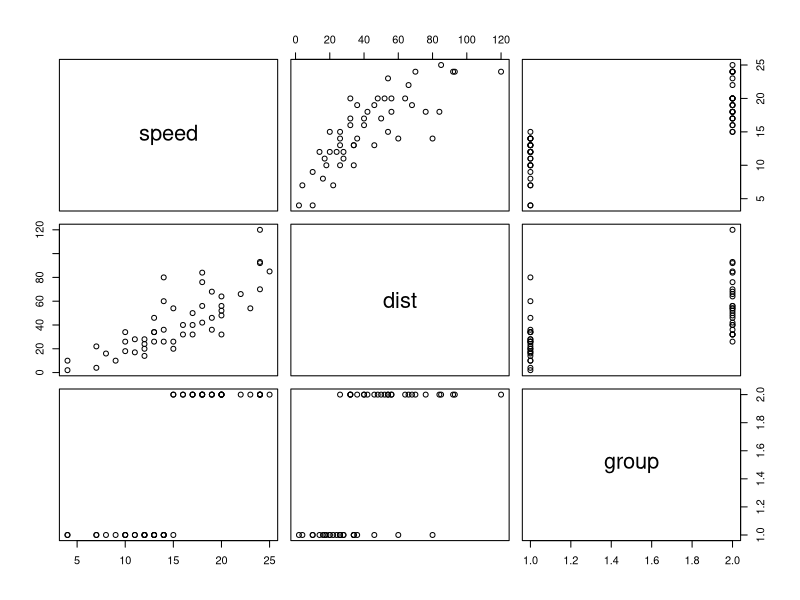
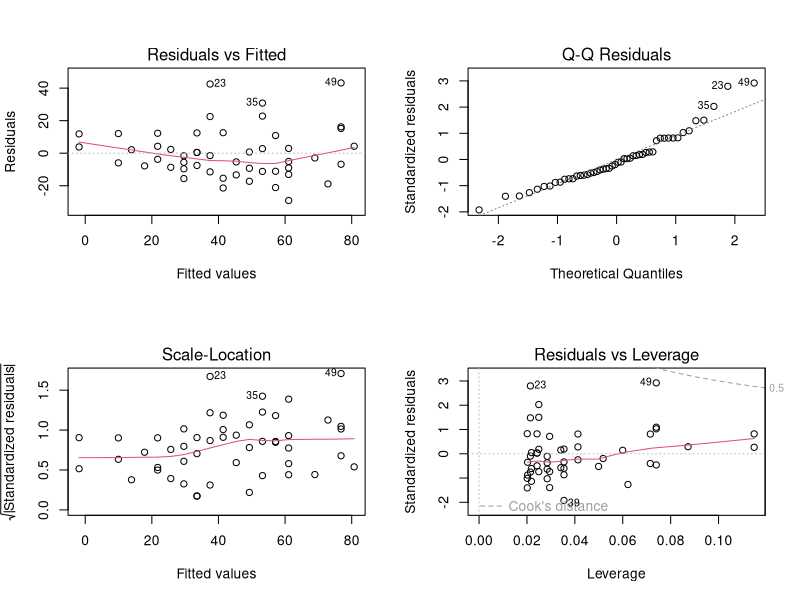
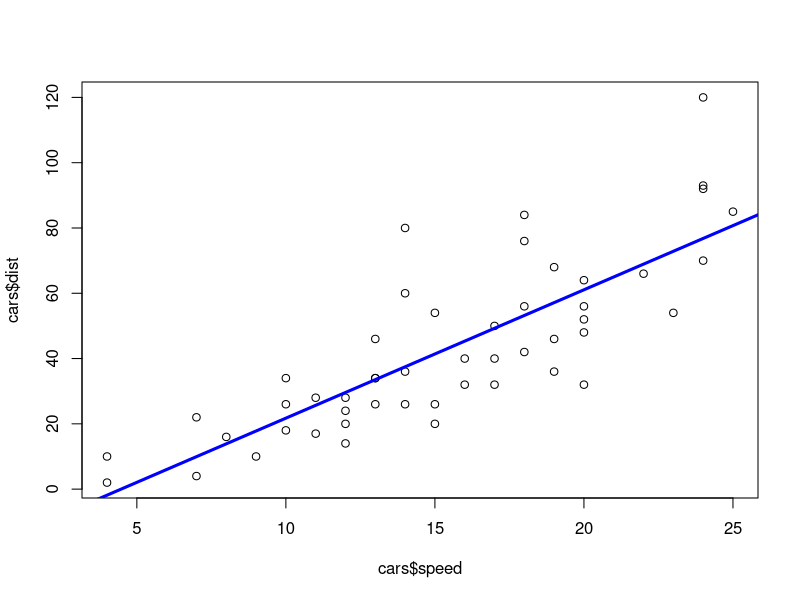
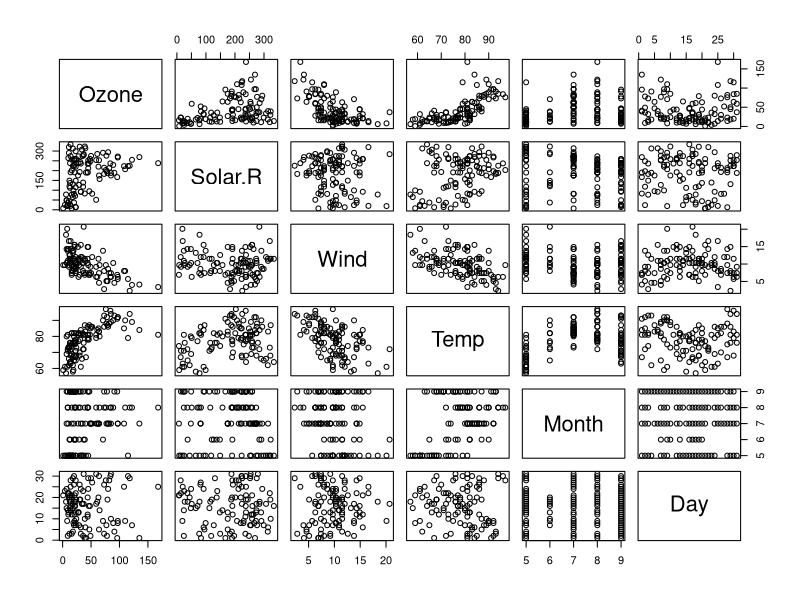
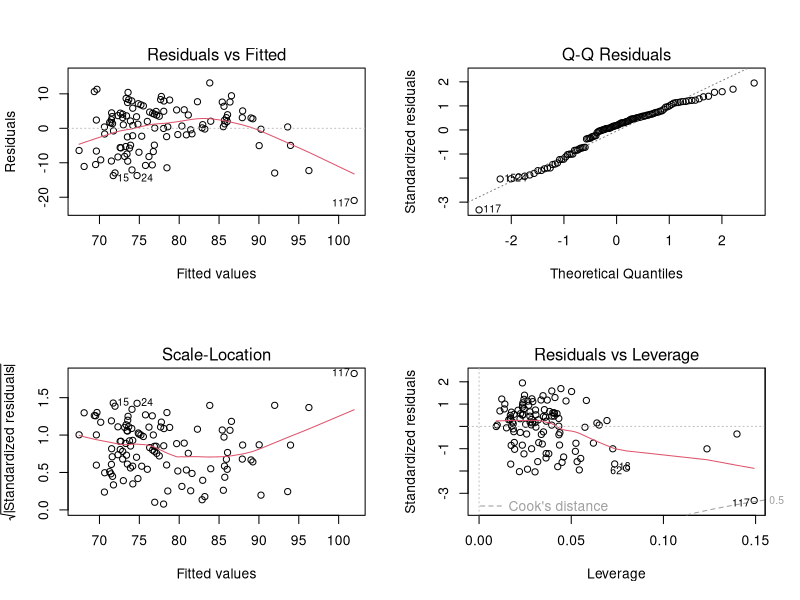

R code for these plots, in order: (Note: this script raises an error after producing the figures.)
## Script Author: Laura Gutierrez Funderburk
## RLadies R Workshop: Introduction to Linear Regression
## and Analysis of Variance (ANOVA)
## Simon Fraser University, August 2019

### PART I: Linear Regression
# Import datasets 
cars<-read.table("CARSDATA.csv",sep=",", header=TRUE)
cars

# Check if there are NaN values - should return TRUE if not
complete.cases(cars)

# Plot all variables
plot(cars)

# Set up linear model
car_model <- lm(cars$dist ~ cars$speed)
car_model

mean(car_model$residuals)

# Plot model statistics -evaluate whether data follows Normal distribution, residuals follow non-linear pattern, etc
print("Diagnostics plots")
par(mfrow=c(2,2))
plot(car_model)


print("Linear Regression Summary")
lm.out = with(cars,car_model)

print(summary(lm.out))

print("ANOVA summary")
print(summary.aov(lm.out))
aov.out = aov(cars$dist~cars$speed,data = cars)


print("Shapiro-Wilk normality test")
print("If the p-value of the Shapiro-Wilk Test is greater than 0.05, the data is normal")
ins.residuals <- residuals(object = aov.out)
print(shapiro.test(x = ins.residuals))



# Plot fitted model against data 
par(mfrow=c(1,1))
plot(cars$dist ~ cars$speed)
abline(car_model, col="blue", lwd=3)

# Significance 
summary(car_model)

# Make predictions 
# Predict data
# Create Training and Test data -
set.seed(100)  # setting seed to reproduce results of random sampling

#The confidence interval reflects the uncertainty 
# around the mean predictions. To display the 95% 
# confidence intervals around the mean the predictions, 
# specify the option interval = "confidence"
predict(car_model, interval="confidence")

# The prediction interval gives uncertainty 
# around a single value. In the same way, as 
# the confidence intervals, the prediction
# intervals can be computed as follow:
predict(car_model, interval="prediction")

## Prediction interval or confidence interval?
## A prediction interval reflects the uncertainty 
##  around a single value, while a confidence interval 
##   reflects the uncertainty around the mean prediction 
## values. Thus, a prediction interval will be generally 
##  much wider than a confidence interval for the same 
##  value.

## Which one should we use? 
##  The answer to this question depends on the context 
##  and the purpose of the analysis. Generally, we are 
##  interested in specific individual predictions, so a 
## prediction interval would be more appropriate. 
## Using a confidence interval when you should be using 
## a prediction interval will greatly underestimate 
## the uncertainty in a given predicted value 
##   (P. Bruce and Bruce 2017).


### PART II: Multivariate Linear Regression
require("datasets")
data("airquality")
str(airquality)

# Clean Dataframe
# Check for presence of NaN values
complete.cases(airquality)

# Find NaN Values, clean it up
airQ <- airquality[complete.cases(airquality), ]
str(airQ)
complete.cases(airQ)

plot(airQ)

# Step-wise deletion of variables
library(MASS)
air_model1 <- lm(airQ$Temp ~ airQ$Ozone + airQ$Solar.R + airQ$Wind,data=airQ)
par(mfrow=c(2,2))
plot(air_model1)
summary(air_model1)

step <- stepAIC(air_mode1l, direction="both")
step 

# New model
air_model2 <- lm(formula = airQ$Temp ~ airQ$Ozone,data=airQ)

# Evaluate model
par(mfrow=c(2,2))
plot(air_model2)
summary(air_model2)

# Plot model
par(mfrow=c(1,1))
plot(airQ$Temp ~ airQ$Ozone)
abline(air_model2, col="blue", lwd=3)



#### ANOVA

#  The one-way analysis of variance (ANOVA), 
## also known as one-factor ANOVA, is an extension 
## of independent two-samples t-test for comparing 
## means in a situation where there are more than 
## two groups. In one-way ANOVA, the data is organized 
## into several groups base on one single grouping 
## variable (also called factor variable).

## This tutorial describes the basic principle of the 
## one-way ANOVA test and provides practical anova test 
## examples in R software.

## ANOVA test hypotheses:
  
## Null hypothesis: the means of the different 
## groups are the same

## Alternative hypothesis: At least one sample 
## mean is not equal to the others.

## Assumptions of ANOVA test:

## The observations are obtained independently and 
##  randomly from the population defined by the 
##  factor levels

## The data of each factor level are normally distributed.

## These normal populations have a common variance. 
## (Levene’s test can be used to check this.)

# Set seed
set.seed(1234)
# Load data
data("PlantGrowth")
str(PlantGrowth)
my_data <- PlantGrowth

# Show the levels
levels(my_data$group)

plot(PlantGrowth$weight~PlantGrowth$group)

# order data
my_data$group <- ordered(my_data$group,
                         levels = c("ctrl", "trt1", "trt2"))
# Summarize data
library(dplyr)
group_by(my_data, group) %>%
  summarise(
    count = n(),
    mean = mean(weight, na.rm = TRUE),
    sd = sd(weight, na.rm = TRUE)
  )
# Visualize data
library("ggpubr")
ggboxplot(my_data, x = "group", y = "weight", 
          color = "group", palette = c("#00AFBB", "#E7B800", "#FC4E07"),
          order = c("ctrl", "trt1", "trt2"),
          ylab = "Weight", xlab = "Treatment")

# Mean plots
# ++++++++++++++++++++
# Plot weight by group
# Add error bars: mean_se
# (other values include: mean_sd, mean_ci, median_iqr, ....)
ggline(my_data, x = "group", y = "weight", 
       add = c("mean_se", "jitter"), 
       order = c("ctrl", "trt1", "trt2"),
       ylab = "Weight", xlab = "Treatment")

# Compute the analysis of variance
res.aov <- aov(weight ~ group, data = my_data)
# Summary of the analysis
summary(res.aov)

## As the p-value is less than the significance 
## level 0.05, we can conclude that there are 
## significant differences between the groups 
## highlighted with “*" in the model summary.

## Further learning and references
## ANOVA
# http://www.sthda.com/english/wiki/one-way-anova-test-in-r
## Non-linear regression
# http://www.sthda.com/english/articles/40-regression-analysis/162-nonlinear-regression-essentials-in-r-polynomial-and-spline-regression-models/
## Akaike's An Information Criterion
# https://stat.ethz.ch/R-manual/R-devel/library/stats/html/AIC.html